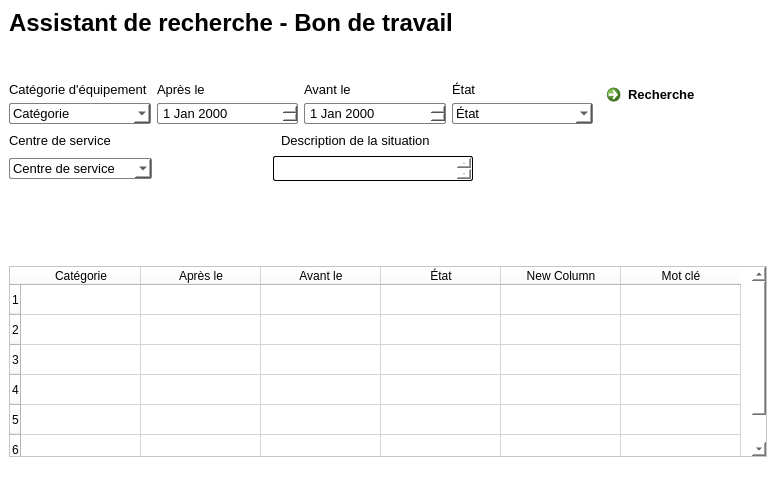
<?xml version="1.0" encoding="UTF-8"?>
<ui version="4.0">
 <class>PC2_2</class>
 <widget class="QMainWindow" name="PC2_2">
  <property name="geometry">
   <rect>
    <x>0</x>
    <y>0</y>
    <width>776</width>
    <height>488</height>
   </rect>
  </property>
  <property name="windowTitle">
   <string>PC2</string>
  </property>
  <property name="windowIcon">
   <iconset theme="PC2">
    <normaloff>PC2.png</normaloff>PC2.png</iconset>
  </property>
  <property name="styleSheet">
   <string notr="true">background: white
</string>
  </property>
  <widget class="QWidget" name="centralwidget">
   <layout class="QGridLayout" name="gridLayout">
    <item row="3" column="0">
     <layout class="QHBoxLayout" name="horizontalLayout_3">
      <item>
       <widget class="QComboBox" name="comboBox_2">
        <property name="font">
         <font>
          <pointsize>10</pointsize>
         </font>
        </property>
        <property name="styleSheet">
         <string notr="true">QComboBox {
    border: 1px solid gray;
    border-radius: 2px;
    padding: 1px 18px 1px 3px;
    min-width: 6em;
}</string>
        </property>
        <item>
         <property name="text">
          <string>Catégorie</string>
         </property>
        </item>
       </widget>
      </item>
      <item>
       <widget class="QDateEdit" name="Apres">
        <property name="font">
         <font>
          <pointsize>10</pointsize>
         </font>
        </property>
        <property name="styleSheet">
         <string notr="true">QDateEdit {
    border: 1px solid gray;
    border-radius: 2px;
    padding: 1px 18px 1px 3px;
    min-width: 6em;
}</string>
        </property>
       </widget>
      </item>
      <item>
       <widget class="QDateEdit" name="avant">
        <property name="font">
         <font>
          <pointsize>10</pointsize>
         </font>
        </property>
        <property name="styleSheet">
         <string notr="true">QDateEdit {
    border: 1px solid gray;
    border-radius: 2px;
    padding: 1px 18px 1px 3px;
    min-width: 6em;
}</string>
        </property>
       </widget>
      </item>
      <item>
       <widget class="QComboBox" name="comboBox">
        <property name="font">
         <font>
          <pointsize>10</pointsize>
         </font>
        </property>
        <property name="styleSheet">
         <string notr="true">QComboBox {
    border: 1px solid gray;
    border-radius: 2px;
    padding: 1px 18px 1px 3px;
    min-width: 6em;
}</string>
        </property>
        <item>
         <property name="text">
          <string>État</string>
         </property>
        </item>
       </widget>
      </item>
     </layout>
    </item>
    <item row="0" column="0">
     <layout class="QHBoxLayout" name="horizontalLayout">
      <item>
       <widget class="QLabel" name="Titre">
        <property name="font">
         <font>
          <pointsize>18</pointsize>
          <weight>75</weight>
          <bold>true</bold>
         </font>
        </property>
        <property name="text">
         <string>Assistant de recherche - Bon de travail</string>
        </property>
       </widget>
      </item>
     </layout>
    </item>
    <item row="0" column="1" rowspan="6">
     <layout class="QVBoxLayout" name="verticalLayout">
      <item>
       <spacer name="verticalSpacer_3">
        <property name="orientation">
         <enum>Qt::Vertical</enum>
        </property>
        <property name="sizeHint" stdset="0">
         <size>
          <width>20</width>
          <height>40</height>
         </size>
        </property>
       </spacer>
      </item>
      <item>
       <widget class="QCommandLinkButton" name="commandLinkButton">
        <property name="font">
         <font>
          <family>Segoe UI</family>
          <pointsize>10</pointsize>
         </font>
        </property>
        <property name="text">
         <string>Recherche</string>
        </property>
        <property name="icon">
         <iconset>
          <normaloff>preview.png</normaloff>preview.png</iconset>
        </property>
       </widget>
      </item>
      <item>
       <spacer name="verticalSpacer_4">
        <property name="orientation">
         <enum>Qt::Vertical</enum>
        </property>
        <property name="sizeHint" stdset="0">
         <size>
          <width>20</width>
          <height>40</height>
         </size>
        </property>
       </spacer>
      </item>
     </layout>
    </item>
    <item row="5" column="0">
     <layout class="QHBoxLayout" name="horizontalLayout_6">
      <item>
       <widget class="QComboBox" name="comboBox_3">
        <property name="font">
         <font>
          <pointsize>10</pointsize>
         </font>
        </property>
        <property name="styleSheet">
         <string notr="true">QComboBox {
    border: 1px solid gray;
    border-radius: 2px;
    padding: 1px 18px 1px 3px;
    min-width: 6em;
}</string>
        </property>
        <property name="iconSize">
         <size>
          <width>24</width>
          <height>20</height>
         </size>
        </property>
        <item>
         <property name="text">
          <string>Centre de service</string>
         </property>
        </item>
       </widget>
      </item>
      <item>
       <spacer name="horizontalSpacer_2">
        <property name="orientation">
         <enum>Qt::Horizontal</enum>
        </property>
        <property name="sizeHint" stdset="0">
         <size>
          <width>10</width>
          <height>10</height>
         </size>
        </property>
       </spacer>
      </item>
      <item>
       <spacer name="horizontalSpacer_7">
        <property name="orientation">
         <enum>Qt::Horizontal</enum>
        </property>
        <property name="sizeHint" stdset="0">
         <size>
          <width>40</width>
          <height>20</height>
         </size>
        </property>
       </spacer>
      </item>
      <item>
       <spacer name="horizontalSpacer_8">
        <property name="orientation">
         <enum>Qt::Horizontal</enum>
        </property>
        <property name="sizeHint" stdset="0">
         <size>
          <width>40</width>
          <height>20</height>
         </size>
        </property>
       </spacer>
      </item>
      <item>
       <widget class="QTextEdit" name="textEdit">
        <property name="maximumSize">
         <size>
          <width>200</width>
          <height>25</height>
         </size>
        </property>
        <property name="styleSheet">
         <string notr="true">QTextEdit {
padding: 1px;
border-style: solid;
border: 1px solid black;
border-radius: 2px;
background:rgb(255, 255, 255)
}</string>
        </property>
       </widget>
      </item>
      <item>
       <spacer name="horizontalSpacer_4">
        <property name="orientation">
         <enum>Qt::Horizontal</enum>
        </property>
        <property name="sizeHint" stdset="0">
         <size>
          <width>40</width>
          <height>20</height>
         </size>
        </property>
       </spacer>
      </item>
      <item>
       <spacer name="horizontalSpacer_3">
        <property name="orientation">
         <enum>Qt::Horizontal</enum>
        </property>
        <property name="sizeHint" stdset="0">
         <size>
          <width>40</width>
          <height>20</height>
         </size>
        </property>
       </spacer>
      </item>
      <item>
       <spacer name="horizontalSpacer">
        <property name="orientation">
         <enum>Qt::Horizontal</enum>
        </property>
        <property name="sizeHint" stdset="0">
         <size>
          <width>40</width>
          <height>20</height>
         </size>
        </property>
       </spacer>
      </item>
     </layout>
    </item>
    <item row="7" column="0" colspan="2">
     <spacer name="verticalSpacer_2">
      <property name="orientation">
       <enum>Qt::Vertical</enum>
      </property>
      <property name="sizeHint" stdset="0">
       <size>
        <width>20</width>
        <height>40</height>
       </size>
      </property>
     </spacer>
    </item>
    <item row="2" column="0">
     <layout class="QHBoxLayout" name="horizontalLayout_2">
      <item>
       <widget class="QLabel" name="label_5">
        <property name="font">
         <font>
          <pointsize>10</pointsize>
         </font>
        </property>
        <property name="text">
         <string>Catégorie d'équipement</string>
        </property>
       </widget>
      </item>
      <item>
       <widget class="QLabel" name="label_4">
        <property name="font">
         <font>
          <pointsize>10</pointsize>
         </font>
        </property>
        <property name="text">
         <string>Après le</string>
        </property>
       </widget>
      </item>
      <item>
       <widget class="QLabel" name="label_3">
        <property name="font">
         <font>
          <pointsize>10</pointsize>
         </font>
        </property>
        <property name="text">
         <string>Avant le</string>
        </property>
       </widget>
      </item>
      <item>
       <widget class="QLabel" name="label_2">
        <property name="font">
         <font>
          <pointsize>10</pointsize>
         </font>
        </property>
        <property name="text">
         <string>État</string>
        </property>
       </widget>
      </item>
     </layout>
    </item>
    <item row="4" column="0">
     <layout class="QHBoxLayout" name="horizontalLayout_4">
      <item>
       <widget class="QLabel" name="label_7">
        <property name="font">
         <font>
          <pointsize>10</pointsize>
         </font>
        </property>
        <property name="text">
         <string>Centre de service</string>
        </property>
       </widget>
      </item>
      <item>
       <spacer name="horizontalSpacer_6">
        <property name="orientation">
         <enum>Qt::Horizontal</enum>
        </property>
        <property name="sizeHint" stdset="0">
         <size>
          <width>40</width>
          <height>20</height>
         </size>
        </property>
       </spacer>
      </item>
      <item>
       <widget class="QLabel" name="label_6">
        <property name="font">
         <font>
          <pointsize>10</pointsize>
         </font>
        </property>
        <property name="text">
         <string>Description de la situation</string>
        </property>
       </widget>
      </item>
      <item>
       <spacer name="horizontalSpacer_5">
        <property name="orientation">
         <enum>Qt::Horizontal</enum>
        </property>
        <property name="sizeHint" stdset="0">
         <size>
          <width>40</width>
          <height>20</height>
         </size>
        </property>
       </spacer>
      </item>
     </layout>
    </item>
    <item row="1" column="0">
     <spacer name="verticalSpacer_5">
      <property name="orientation">
       <enum>Qt::Vertical</enum>
      </property>
      <property name="sizeHint" stdset="0">
       <size>
        <width>20</width>
        <height>40</height>
       </size>
      </property>
     </spacer>
    </item>
    <item row="8" column="0" colspan="2">
     <widget class="QTableWidget" name="tableWidget">
      <property name="dragDropOverwriteMode">
       <bool>false</bool>
      </property>
      <property name="verticalScrollMode">
       <enum>QAbstractItemView::ScrollPerItem</enum>
      </property>
      <property name="rowCount">
       <number>6</number>
      </property>
      <property name="columnCount">
       <number>6</number>
      </property>
      <attribute name="horizontalHeaderCascadingSectionResizes">
       <bool>false</bool>
      </attribute>
      <attribute name="horizontalHeaderDefaultSectionSize">
       <number>120</number>
      </attribute>
      <attribute name="horizontalHeaderHighlightSections">
       <bool>true</bool>
      </attribute>
      <attribute name="horizontalHeaderMinimumSectionSize">
       <number>37</number>
      </attribute>
      <row/>
      <row/>
      <row/>
      <row/>
      <row/>
      <row/>
      <column>
       <property name="text">
        <string>Catégorie</string>
       </property>
      </column>
      <column>
       <property name="text">
        <string>Après le</string>
       </property>
      </column>
      <column>
       <property name="text">
        <string>Avant le</string>
       </property>
      </column>
      <column>
       <property name="text">
        <string>État</string>
       </property>
      </column>
      <column>
       <property name="text">
        <string>New Column</string>
       </property>
      </column>
      <column>
       <property name="text">
        <string>Mot clé</string>
       </property>
      </column>
     </widget>
    </item>
    <item row="6" column="0" colspan="2">
     <spacer name="verticalSpacer">
      <property name="orientation">
       <enum>Qt::Vertical</enum>
      </property>
      <property name="sizeHint" stdset="0">
       <size>
        <width>20</width>
        <height>40</height>
       </size>
      </property>
     </spacer>
    </item>
   </layout>
  </widget>
  <widget class="QMenuBar" name="menubar">
   <property name="geometry">
    <rect>
     <x>0</x>
     <y>0</y>
     <width>776</width>
     <height>21</height>
    </rect>
   </property>
  </widget>
  <widget class="QStatusBar" name="statusbar"/>
 </widget>
 <resources/>
 <connections/>
</ui>
